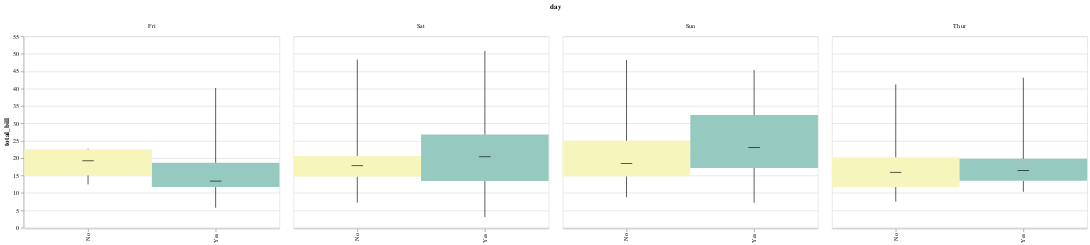

The notebook cell saved with this chart:
### Code cell
display(salt.boxplot(x="day", y="total_bill", hue="smoker", data=tips, palette="Set3"))
ax = sns.boxplot(x="day", y="total_bill", hue="smoker", data=tips, palette="Set3")

### Figure 1 — Vega-Lite specification as saved in the notebook (floating-point values rounded to 4 significant figures; data arrays with more than 128 entries replaced by an {"elided": "..."} marker saying what was removed)
{"$schema": "https://vega.github.io/schema/vega-lite/v2.4.1.json", "config": {"view": {"height": 300, "width": 400}}, "data": {"values": {"elided": "244 records"}}, "facet": {"column": {"field": "day", "type": "nominal"}}, "spec": {"layer": [{"encoding": {"x": {"axis": {"title": ""}, "field": "smoker", "sort": null, "type": "nominal"}, "y": {"aggregate": "min", "axis": {"title": "total_bill"}, "field": "total_bill", "type": "quantitative"}, "y2": {"aggregate": "q1", "field": "total_bill", "type": "quantitative"}}, "mark": "rule", "selection": {"selector003": {"bind": "scales", "encodings": ["x", "y"], "mark": {"fill": "#333", "fillOpacity": 0.125, "stroke": "white"}, "on": "[mousedown, window:mouseup] > window:mousemove!", "resolve": "global", "translate": "[mousedown, window:mouseup] > window:mousemove!", "type": "interval", "zoom": "wheel!"}}}, {"encoding": {"color": {"field": "c", "scale": null, "type": "nominal"}, "x": {"axis": {"title": ""}, "field": "smoker", "sort": null, "type": "nominal"}, "y": {"aggregate": "q1", "field": "total_bill", "type": "quantitative"}, "y2": {"aggregate": "q3", "field": "total_bill", "type": "quantitative"}}, "mark": "bar"}, {"encoding": {"x": {"axis": {"title": ""}, "field": "smoker", "sort": null, "type": "nominal"}, "y": {"aggregate": "max", "field": "total_bill", "type": "quantitative"}, "y2": {"aggregate": "q3", "field": "total_bill", "type": "quantitative"}}, "mark": "rule"}, {"encoding": {"x": {"axis": {"title": ""}, "field": "smoker", "sort": null, "type": "nominal"}, "y": {"aggregate": "median", "field": "total_bill", "type": "quantitative"}}, "mark": {"color": "black", "size": 18, "type": "tick"}}]}}
